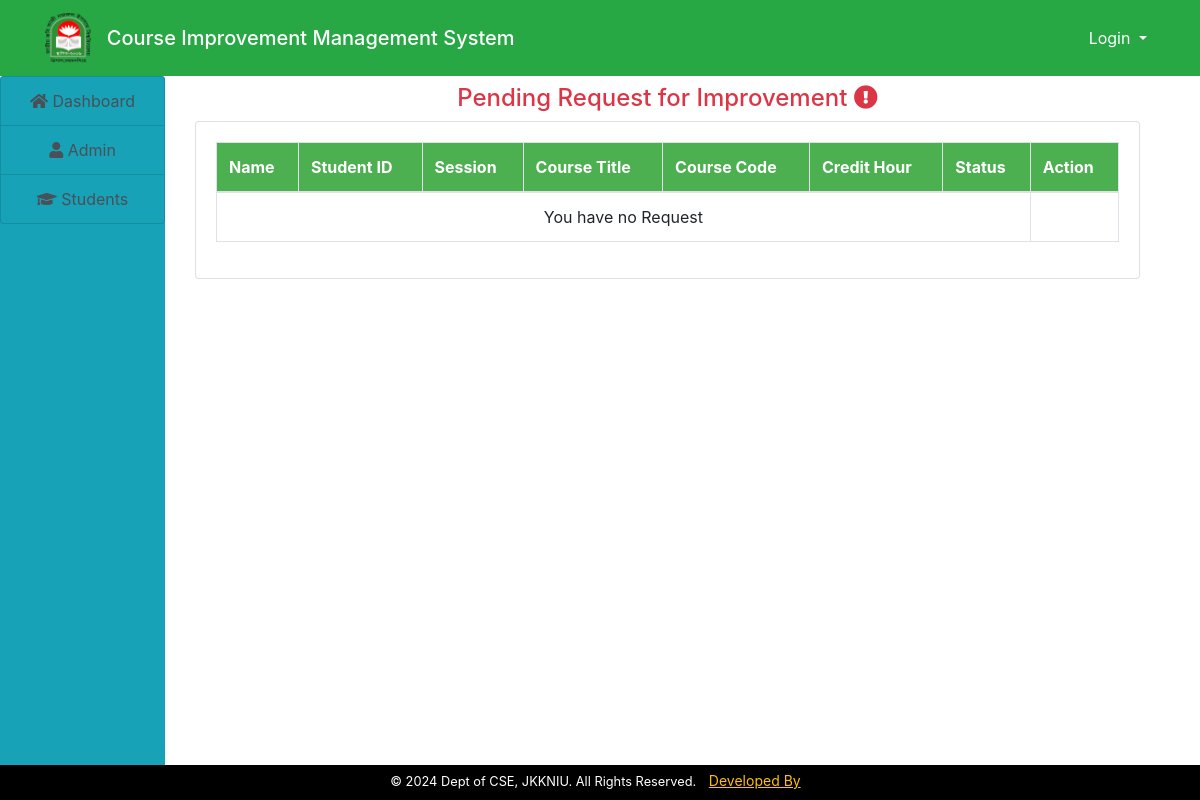
Page /admin/pending_request.php on the earlier database version.
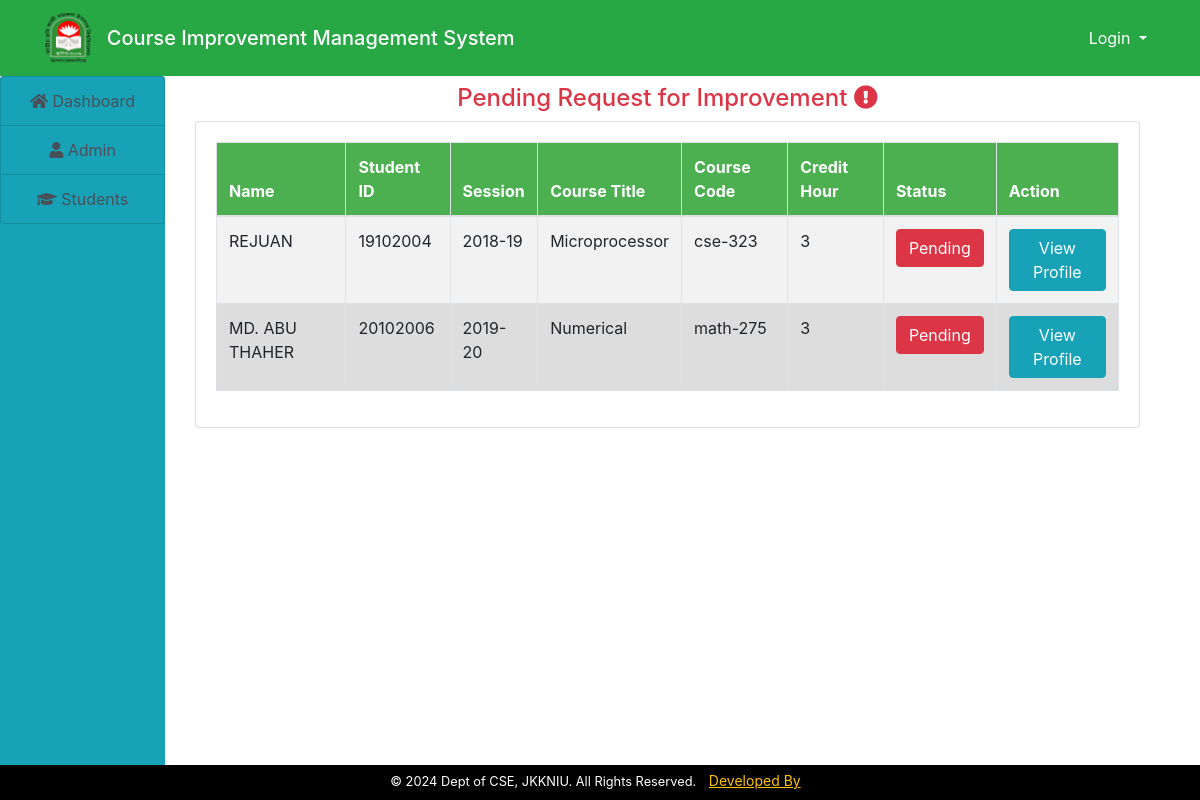
Same page on the later database version.
### tables this page shows
CREATE TABLE `improvement_requested` (
  `id` int(11) NOT NULL,
  `name` varchar(100) NOT NULL,
  `username` varchar(100) NOT NULL,
  `department` varchar(40) NOT NULL,
  `student_id` varchar(100) NOT NULL,
  `session` varchar(100) NOT NULL,
  `course_title` varchar(255) DEFAULT NULL,
  `course_code` varchar(50) DEFAULT NULL,
  `credit_hour` varchar(50) DEFAULT NULL,
  `semester` varchar(100) NOT NULL,
  `data_reg` varchar(100) NOT NULL DEFAULT current_timestamp(),
  `status` varchar(20) DEFAULT 'Pending'
);

### admin/pending_request.php (the view, shortened to what this page needs)
<!DOCTYPE html>
<html lang="en">
<head>
    <link rel="stylesheet" href="https://cdnjs.cloudflare.com/ajax/libs/font-awesome/5.15.4/css/all.min.css">
    <link rel="stylesheet" href="https://stackpath.bootstrapcdn.com/bootstrap/4.5.2/css/bootstrap.min.css">
</head>
<body>
<?php
include("../include/header.php");
include("../include/connect.php");
?>
<div class="container-fluid">
    <div class="col-md-12">
        <div class="row">
            <div class="col-md-2" style="margin-left: -30px;">
                <?php
                include("sidenav.php");
                ?>
            </div>
            <div class="col-md-10">
                <h4 class="text-center my-2 text-danger">
                    Pending Request for Improvement
                    <i class="fas fa-exclamation-circle"></i>
                </h4>
                <div class="card">
                    <div class="card-body">
                        <?php
                        $sql = "SELECT * FROM improvement_requested where status='Pending'";
                        $res = mysqli_query($conn, $sql);
                        $output = "
                        <table class='table table-bordered'>
                            <thead class='awesome-header'>
                                <tr>
                                    <th>Name</th>
                                    <th>Student ID</th>
                                    <th>Session</th>
                                    <th>Course Title</th>
                                    <th>Course Code</th>
                                    <th>Credit Hour</th>
                                    <th>Status</th>
                                    <th>Action</th>
                                </tr>
                            </thead>
                            <tbody>
                        ";
                        if (mysqli_num_rows($res) == 0) {
                            $output .= "
                            <tr>
                                <td colspan='7' class='text-center'>You have no Request</td>
                            </tr>
                            ";
                        } else {
                            $row_count = 0;
                            while ($row = mysqli_fetch_array($res)) {
                                $row_class = ($row_count % 2 == 0) ? 'even-row' : 'odd-row';
                                $output .= "
                                <tr class='$row_class'>
                                    <td>" . $row['name'] . "</td>
                                    <td>" . $row['student_id'] . "</td>
                                    <td>" . $row['session'] . "</td>
                                    <td>" . $row['course_title'] . "</td>
                                    <td>" . $row['course_code'] . "</td>
                                    <td>" . $row['credit_hour'] . "</td>
                                    <td><button class='btn btn-danger'>" . $row['status'] . "</button></td>
                                    <td>
                                    <a href='view.php?id=" . $row['id'] . "&name=" . $row['username'] . "'>
                                        <button class='btn btn-info'>View Profile</button>
                                    </a>
                                </td>
                                </tr>
                                ";
                                $row_count++;
                            }
                        }
                        $output .= "</tbody></table>";
                        echo $output;
                        ?>
                    </div>
                </div>
            </div>
        </div>
    </div>
</div>
<?php
include("../footer.php");
?>
</body>
</html>

### include/header.php (shortened to what this page needs)
<!DOCTYPE html>
<html lang="en">
<head>
    <link rel="stylesheet" href="https://cdn.jsdelivr.net/npm/bootstrap@5.2.3/dist/css/bootstrap.min.css">
    <link rel="stylesheet" href="https://cdnjs.cloudflare.com/ajax/libs/font-awesome/6.4.2/css/all.min.css" />
</head>
<body>
<nav class="navbar navbar-expand-md navbar-dark bg-success">
    <div class="container">
        <a class="navbar-brand" href="./index.php">
            <img src="./images/jkkniu.png" alt="Logo">
        </a>
        <a href="./index.php"><h5 class="text-white mb-0 mr-10">Course Improvement Management System</h5></a>
        <div class="collapse navbar-collapse" id="navbarNav">
            <ul class="navbar-nav ms-auto">
                <li class="nav-item dropdown">
                    <a class="nav-link dropdown-toggle text-white" href="#" id="navbarDropdown" role="button" data-bs-toggle="dropdown" aria-expanded="false">
                        Login
                    </a>
                </li>
            </ul>
        </div>
    </div>
</nav>
</body>
</html>

### admin/sidenav.php (shortened to what this page needs)
<!DOCTYPE html>
<html>
    <head>
        <link rel="stylesheet" href="https://cdnjs.cloudflare.com/ajax/libs/font-awesome/5.15.4/css/all.min.css" />
    </head>
    <body>
        <div class="list-group bg-info" style="height:90vh;">
        <a href="index.php" class="list-group-item list-group-item-action bg-info text-center"><i class="fas fa-home"></i> Dashboard</a>
        <a href="profile.php" class="list-group-item list-group-item-action bg-info text-center"><i class="fas fa-user"></i> Admin</a>
        <a href="student.php" class="list-group-item list-group-item-action bg-info text-center"><i class="fas fa-graduation-cap"></i> Students</a>
                        </div>
    </body>
</html>

### footer.php (shortened to what this page needs)
<!DOCTYPE html>
<html lang="en">
<head>
    <link rel="stylesheet" href="https://stackpath.bootstrapcdn.com/bootstrap/4.5.2/css/bootstrap.min.css">
</head>
<body>
<section id="footer" class="p-0 fixed-bottom" style="background-color: black;">
    <div class="container">
        <div class="row">
            <div class="col-xs-12 col-sm-12 col-md-12 mt-0 mt-sm-0 text-center text-white">
                <small>© 2024 Dept of CSE, JKKNIU. All Rights Reserved.
                    <button type="button" class="btn btn-sm mb-1 text-warning text-decoration-underline" data-toggle="modal" data-target="#developerModal">
                        Developed By
                    </button>
                </small>
            </div>
        </div>
    </div>
</section>
</body>
</html>

### admin/pending_request.php (style rules this page uses)
.awesome-header { background-color: #4CAF50; color: white; }
.even-row { background-color: #f2f2f2; }
.odd-row { background-color: #dddddd; }

### include/header.php (style rules this page uses)
.navbar .navbar-brand img { max-height: 50px; }

Differences in the rows shown:
added improvement_requested: name "REJUAN", student "19102004", session "2018-19", course_title "Microprocessor", course_code "cse-323", credit_hour "3", status "Pending"
added improvement_requested: name "MD. ABU THAHER", student "20102006", session "2019-20", course_title "Numerical", course_code "math-275", credit_hour "3", status "Pending"
Other differences:
text no longer shown: "You have no Request"
